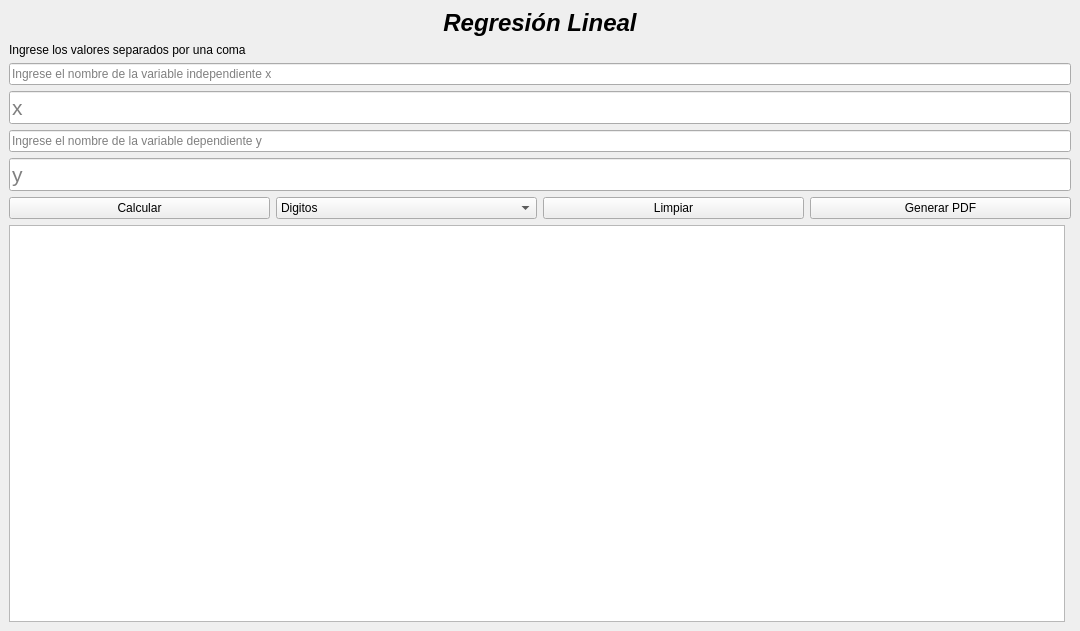
<?xml version="1.0" encoding="UTF-8"?>
<ui version="4.0">
 <class>MainWindow</class>
 <widget class="QMainWindow" name="MainWindow">
  <property name="windowModality">
   <enum>Qt::WindowModal</enum>
  </property>
  <property name="geometry">
   <rect>
    <x>0</x>
    <y>0</y>
    <width>1080</width>
    <height>631</height>
   </rect>
  </property>
  <property name="windowTitle">
   <string>Regresión Lineal</string>
  </property>
  <property name="styleSheet">
   <string notr="true">font: 16pt &quot;Segoe UI&quot;;

width: 70%;</string>
  </property>
  <widget class="QWidget" name="centralwidget">
   <layout class="QVBoxLayout" name="verticalLayout">
    <item>
     <widget class="QLabel" name="label_title">
      <property name="font">
       <font>
        <family>Segoe UI</family>
        <pointsize>18</pointsize>
        <italic>true</italic>
        <bold>true</bold>
       </font>
      </property>
      <property name="styleSheet">
       <string notr="true">font: 700 italic 18pt &quot;Segoe UI&quot;;</string>
      </property>
      <property name="text">
       <string>Regresión Lineal</string>
      </property>
      <property name="alignment">
       <set>Qt::AlignCenter</set>
      </property>
     </widget>
    </item>
    <item>
     <widget class="QLabel" name="label_3">
      <property name="styleSheet">
       <string notr="true">font: 600 18pt &quot;Segoe UI&quot;;</string>
      </property>
      <property name="text">
       <string>Ingrese los valores separados por una coma</string>
      </property>
     </widget>
    </item>
    <item>
     <widget class="QLineEdit" name="txt_nombre_empresa_x">
      <property name="text">
       <string/>
      </property>
      <property name="placeholderText">
       <string>Ingrese el nombre de la variable independiente x</string>
      </property>
     </widget>
    </item>
    <item>
     <widget class="QLineEdit" name="txt_x">
      <property name="font">
       <font>
        <family>Segoe UI</family>
        <pointsize>16</pointsize>
        <italic>false</italic>
        <bold>false</bold>
       </font>
      </property>
      <property name="text">
       <string/>
      </property>
      <property name="placeholderText">
       <string>x</string>
      </property>
     </widget>
    </item>
    <item>
     <widget class="QLineEdit" name="txt_nombre_empresa_y">
      <property name="placeholderText">
       <string>Ingrese el nombre de la variable dependiente y</string>
      </property>
     </widget>
    </item>
    <item>
     <widget class="QLineEdit" name="txt_y">
      <property name="font">
       <font>
        <family>Segoe UI</family>
        <pointsize>16</pointsize>
        <italic>false</italic>
        <bold>false</bold>
       </font>
      </property>
      <property name="placeholderText">
       <string>y</string>
      </property>
     </widget>
    </item>
    <item>
     <layout class="QHBoxLayout" name="horizontalLayout_2">
      <item>
       <widget class="QPushButton" name="btn_calcular">
        <property name="text">
         <string>Calcular</string>
        </property>
       </widget>
      </item>
      <item>
       <widget class="QComboBox" name="cb_digitos">
        <item>
         <property name="text">
          <string>Digitos</string>
         </property>
        </item>
        <item>
         <property name="text">
          <string>3</string>
         </property>
        </item>
        <item>
         <property name="text">
          <string>4</string>
         </property>
        </item>
        <item>
         <property name="text">
          <string>5</string>
         </property>
        </item>
        <item>
         <property name="text">
          <string>Todos</string>
         </property>
        </item>
       </widget>
      </item>
      <item>
       <widget class="QPushButton" name="btn_limpiar">
        <property name="text">
         <string>Limpiar</string>
        </property>
       </widget>
      </item>
      <item>
       <widget class="QPushButton" name="btn_generar_pdf">
        <property name="text">
         <string>Generar PDF</string>
        </property>
       </widget>
      </item>
     </layout>
    </item>
    <item>
     <layout class="QHBoxLayout" name="horizontalLayout">
      <item>
       <widget class="QTextBrowser" name="tb_resultado"/>
      </item>
      <item>
       <layout class="QVBoxLayout" name="verticalLayout_2">
        <item>
         <widget class="QWidget" name="widgetGrafico" native="true"/>
        </item>
       </layout>
      </item>
     </layout>
    </item>
   </layout>
  </widget>
 </widget>
 <resources/>
 <connections/>
</ui>
